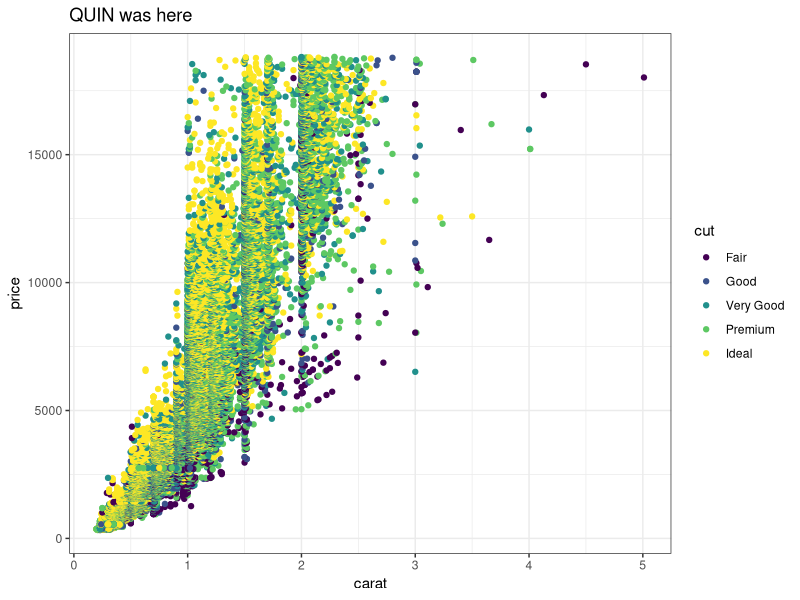
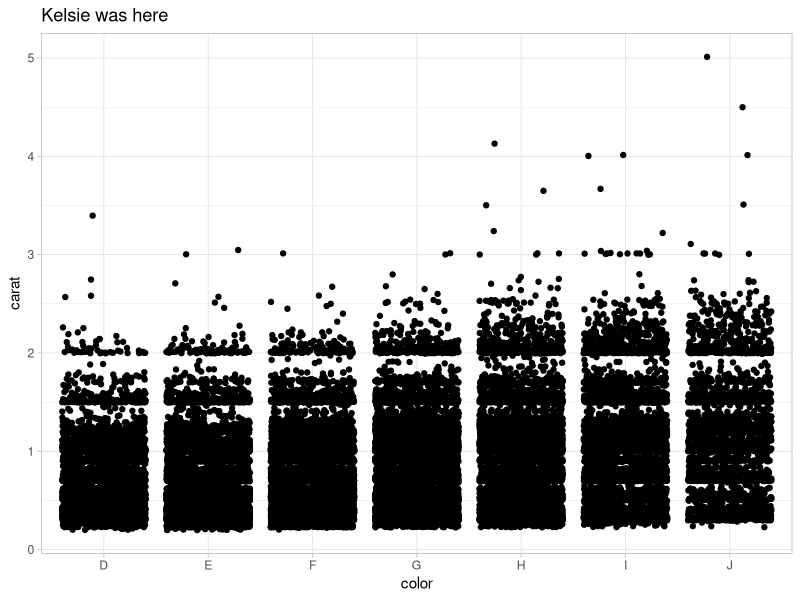
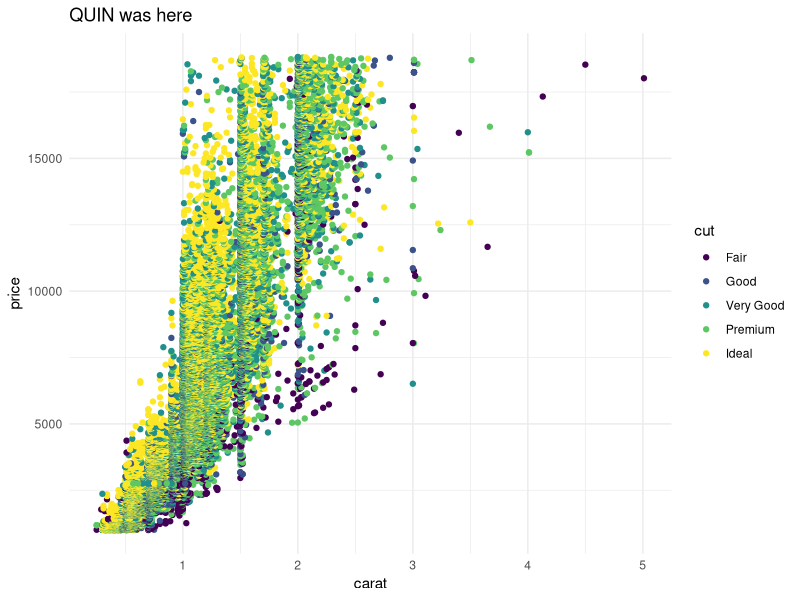
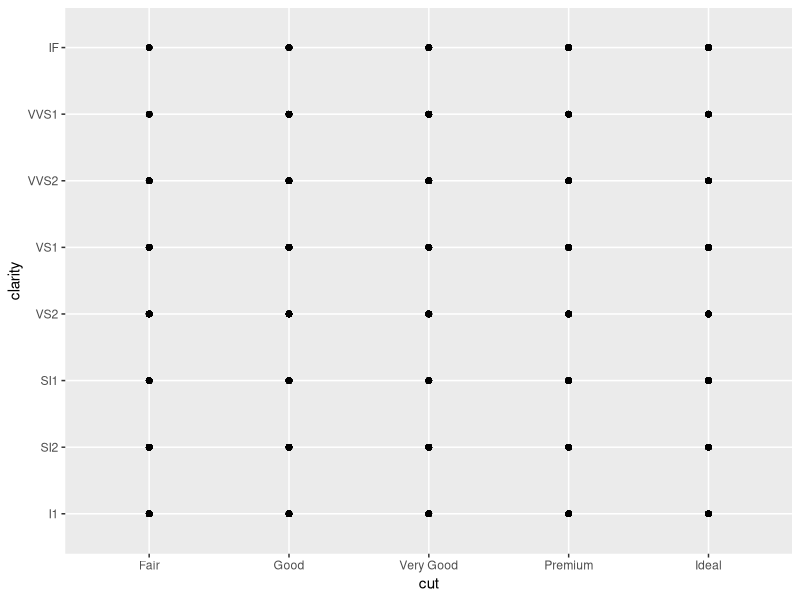

Generate these figures, in order, with R:
## ---- chunk 1
knitr::opts_chunk$set(echo = TRUE)
library(tidyverse)
## ---- chunk 2
# Partner 1: 
# Run the code below to see the original graph
# Change the code below to make the point color change based on 'cut', and update the theme to theme_bw(). Update the title to include your first name. 

ggplot(data = diamonds, aes(x = carat, y = price, color = cut)) +
  geom_point() +
  theme_void() +
  labs(title = "QUIN was here") +
  theme_bw()
## ---- chunk 3
# Partner 2: 
# Run the code below to see the original graph
# Change the code below to make the geom a geom_jitter, and update the theme to theme_light. Update the title to include your first name. 

ggplot(data = diamonds, aes(x = color, y = carat)) +
  geom_jitter() +
  theme_light() +
  labs(title = "Kelsie was here")
## ---- chunk 4

poop <- c(1, 4, 9, 11, 18, 27, 49, 63)
poop
# Coding is difficult but kinda fun?
#fuck maybe it did not pull lol
hi_price <- diamonds %>% 
  filter(price > 1000)

ggplot(data = hi_price, aes(x = carat, y = price, color = cut)) +
  geom_point() +
  theme_void() +
  labs(title = "QUIN was here") +
  theme_minimal()

## ---- chunk 5
ggplot(data = diamonds, aes(x = cut, y = clarity)) +
  geom_point()
diamonds
